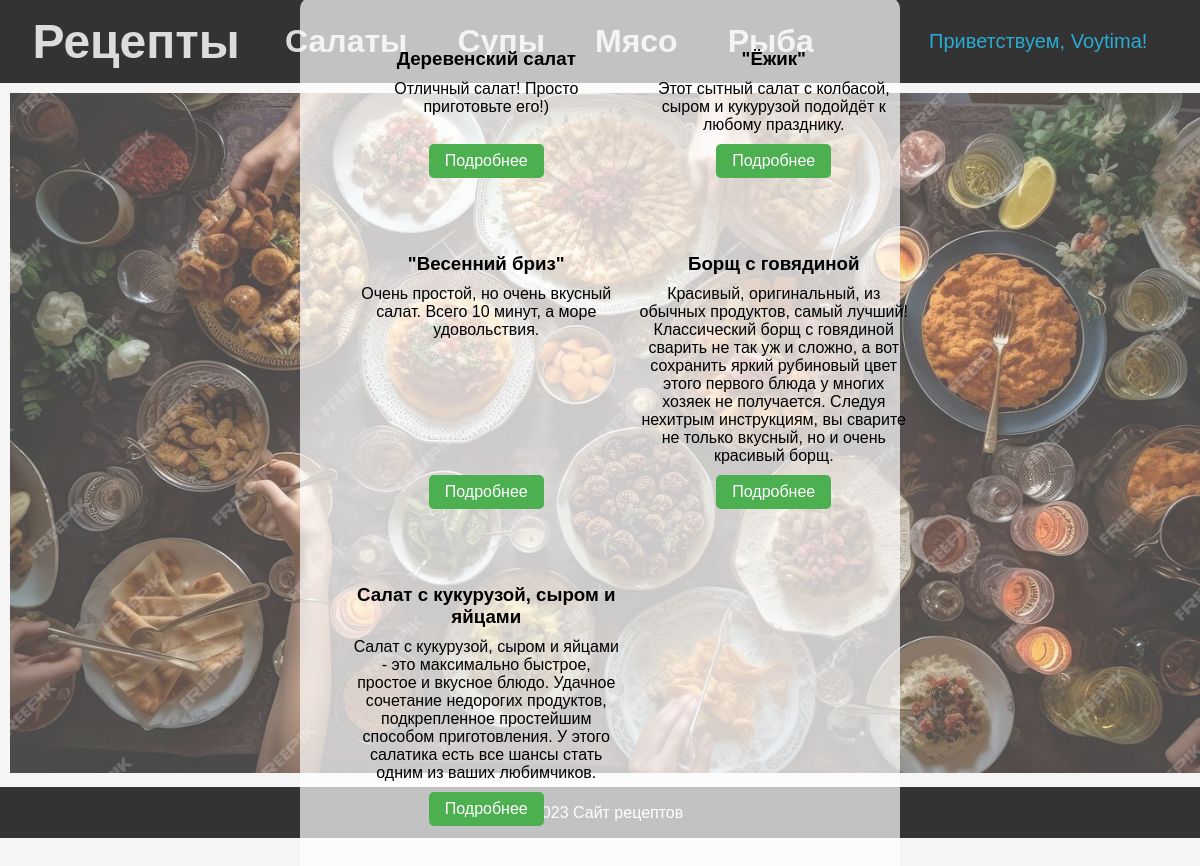
The app's page / (signed in) with its own data.
### recipes/models.py (models this page shows, shortened)
class RecipeCategory(models.Model):
    name = models.CharField(max_length=100)
    def get_absolute_url(self) -> str:
        return reverse("recipe_category_detail", kwargs={"category_name": self.name})
    class Meta:
        verbose_name = _("Категория рецептов")
        verbose_name_plural = _("Категории рецептов")

class Recipe(models.Model):
    title = models.CharField(max_length=255)
    description = models.TextField()
    steps = models.TextField()
    cooking_time = models.PositiveIntegerField()
    image = models.ImageField(upload_to="recipe_images/", blank=True, null=True)
    author = models.ForeignKey(User, on_delete=models.CASCADE)
    ingredients = models.ManyToManyField(Ingredient, through="RecipeIngredient")
    category = models.ForeignKey(
        "RecipeCategory", on_delete=models.SET_NULL, null=True, blank=True
    )
    class Meta:
        verbose_name = _("Рецепт")
        verbose_name_plural = _("Рецепты")

### recipes/views.py (the view)
# urls.py: path("", IndexView.as_view(), name="index"),
class IndexView(TemplateView):
    template_name = "recipes/index.html"
    def get_context_data(self, **kwargs):
        categories = RecipeCategory.objects.all()
        recipes = Recipe.objects.all()
        context = super().get_context_data(**kwargs)
        context["categories"] = categories
        context["recipes"] = recipes
        random_recipes = Recipe.objects.order_by("?")[:5]
        context["random_recipes"] = random_recipes
        return context

### recipes/context_processor.py (called while the page is built)
def recipe_categories(request):
    categories = RecipeCategory.objects.all()
    return {"all_categories": categories}

### recipes/templates/recipes/index.html (shortened to what this page needs)
{% extends 'base.html' %}
{% load static %}
{% block content %}
    <div class="main-img">
        <img src="{% static "img/main.jpg" %}" alt="Изображение главной страницы">
    </div>
    <div class="random-recipes">
        {% for recipe in random_recipes %}
            <div class="recipe">
                <h3>{{ recipe.title }}</h3>
                <p>{{ recipe.description }}</p>
                <a href="{% url 'recipe_detail' pk=recipe.pk %}">Подробнее</a>
            </div>
        {% endfor %}
    </div>
{% endblock content %}

### templates/base.html (shortened to what this page needs)
{% load static i18n%}
<!DOCTYPE html>
<html lang="en">
<head>
    <link rel="stylesheet" href="{% static 'css/styles.css' %}">
    <link rel="stylesheet" href="https://cdnjs.cloudflare.com/ajax/libs/select2/4.0.13/css/select2.min.css" />
</head>
<body>
    <header>
        <h1>{% block header %}
            <div class="header">
        <div class="header-title">
            <h2><a href="{% url 'index' %}">Рецепты</a></h2>
        </div>
        <div class="header-categories">
            <nav>
                <ul>
                    {% for category in all_categories %}
                        <li><a href="{{ category.get_absolute_url }}">{{ category.name }}</a></li>
                    {% endfor %}
                </ul>
            </nav>
        </div>
            <div class="header-login">
                {% if user.is_authenticated %}
                <div class="dropdown">
                    <button class="dropbtn">Приветствуем, {{ user.username }}!</button>
                </div>
                {% endif %}
            </div>
    </div>
        {% endblock %}</h1>
    </header>
    <main>
        {% block content %}
        {% endblock %}
    </main>
    <footer>
        <p>&copy; 2023 Сайт рецептов</p>
    </footer>
</body>
</html>

### static/css/styles.css (style rules this page uses)
* { margin: 0; padding: 0; }
body { font-family: Arial, sans-serif; margin: 0; padding: 0; background-color: #f5f5f5; display: flex; flex-direction: column; min-height: 100vh; }
.header { display: flex; justify-content: space-around; align-items: center; background-color: #333; color: white; padding: 10px; text-align: center; }
.header-title { display: flex; align-items: center; color: gainsboro; }
.header-title h2 { margin: 0; }
.header-categories ul { list-style: none; margin: 0; padding: 0; display: flex; }
.header-categories li { margin-right: 50px; }
.header-login { font-size: 14px; color: #2aabd2; margin: 10px; }
main { max-width: 1800px; padding: 10px; background-color: #f5f5f5; width: 100%; }
footer { background-color: #333; color: white; padding: 16.5px; text-align: center; margin-top: auto; }
.main-img img { width: 100%; height: 85vh; object-fit: cover; opacity: 0.7; }
.random-recipes { position: absolute; top: 50%; left: 50%; transform: translate(-50%, -50%); background-color: rgba(255, 255, 255, 0.7); padding: 20px; border-radius: 10px; display: grid; grid-template-columns: repeat(2, 1fr); gap: 15px; max-width: 800px; }
.random-recipes .recipe { width: 100%; border-style: none; }
a { text-decoration: none; color: gainsboro; }
h2 { text-align: center; }
.dropbtn { text-transform: capitalize; background-color: #333; color: #2aabd2; padding: 10px; font-size: 20px; border: none; cursor: pointer; }
.dropdown { position: relative; display: inline-block; }
.recipe { display: flex; flex-direction: column; align-items: center; width: 300px; margin: 20px; padding: 10px; border: 1px solid #ccc; border-radius: 5px; text-align: center; }
.recipe h3, .recipe p { margin-bottom: 10px; }
.recipe a { margin-top: auto; display: inline-block; padding: 8px 16px; background-color: #4CAF50; color: white; text-decoration: none; border-radius: 5px; transition: background-color 0.3s; }

### records on screen
RecipeCategory: name "Салаты"
RecipeCategory: name "Супы"
RecipeCategory: name "Мясо"
RecipeCategory: name "Рыба"
Recipe: title "Деревенский салат", description "Отличный салат! Просто приготовьте его!)"
Recipe: title "\"Ёжик\"", description "Этот сытный салат с колбасой, сыром и кукурузой подойдёт к любому празднику."
Recipe: title "\"Весенний бриз\"", description "Очень простой, но очень вкусный салат. Всего 10 минут, а море удовольствия."
Recipe: title "Борщ с говядиной", description "Красивый, оригинальный, из обычных продуктов, самый лучший! Классический борщ с говядиной сварить не так уж и сложно, а вот сохранить яркий рубиновый цвет этого первого блюда у многих хозяек не получается. Следуя нехитрым инструкциям, вы сварите не только вкусный, но и очень красивый борщ."
Recipe: title "Салат с кукурузой, сыром и яйцами", description "Салат с кукурузой, сыром и яйцами - это максимально быстрое, простое и вкусное блюдо. Удачное сочетание недорогих продуктов, подкрепленное простейшим способом приготовления. У этого салатика есть все шансы стать одним из ваших любимчиков."

### other values on screen
{{ user.username }} "Voytima"
